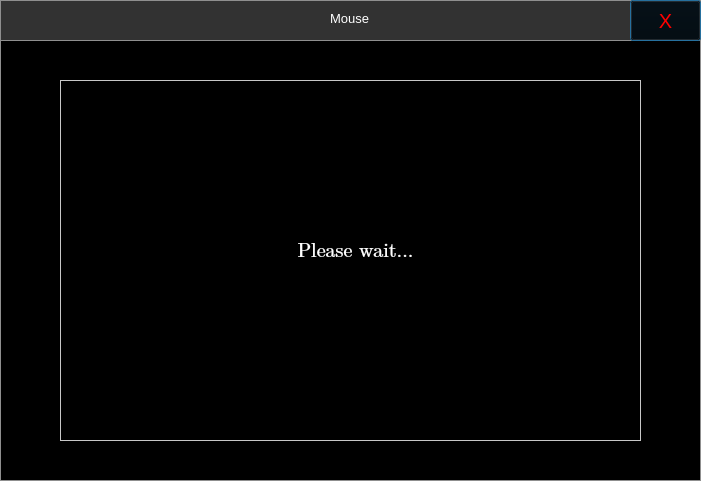
<?xml version="1.0" encoding="UTF-8"?>
<ui version="4.0">
 <class>Mouse</class>
 <widget class="QDialog" name="Mouse">
  <property name="geometry">
   <rect>
    <x>0</x>
    <y>0</y>
    <width>701</width>
    <height>481</height>
   </rect>
  </property>
  <property name="windowTitle">
   <string>Dialog</string>
  </property>
  <widget class="QFrame" name="frame">
   <property name="geometry">
    <rect>
     <x>0</x>
     <y>0</y>
     <width>701</width>
     <height>481</height>
    </rect>
   </property>
   <property name="frameShape">
    <enum>QFrame::StyledPanel</enum>
   </property>
   <property name="frameShadow">
    <enum>QFrame::Raised</enum>
   </property>
   <widget class="QLabel" name="label">
    <property name="geometry">
     <rect>
      <x>0</x>
      <y>0</y>
      <width>701</width>
      <height>41</height>
     </rect>
    </property>
    <property name="styleSheet">
     <string notr="true">background-color: rgb(50, 50, 50);
color: rgb(255, 255, 255);
border:1px solid rgb(143, 143, 143);</string>
    </property>
    <property name="text">
     <string/>
    </property>
   </widget>
   <widget class="QLabel" name="label_2">
    <property name="geometry">
     <rect>
      <x>0</x>
      <y>40</y>
      <width>701</width>
      <height>441</height>
     </rect>
    </property>
    <property name="styleSheet">
     <string notr="true">background-color: rgb(0, 0, 0);
border:1px solid rgb(143, 143, 143);</string>
    </property>
    <property name="text">
     <string/>
    </property>
   </widget>
   <widget class="QLabel" name="label_3">
    <property name="geometry">
     <rect>
      <x>330</x>
      <y>10</y>
      <width>55</width>
      <height>16</height>
     </rect>
    </property>
    <property name="font">
     <font>
      <pointsize>10</pointsize>
     </font>
    </property>
    <property name="styleSheet">
     <string notr="true">background-color:rgba(0, 0, 0, 0);
color: rgb(255, 255, 255);</string>
    </property>
    <property name="text">
     <string>Mouse</string>
    </property>
   </widget>
   <widget class="QPushButton" name="pushButton">
    <property name="geometry">
     <rect>
      <x>630</x>
      <y>0</y>
      <width>71</width>
      <height>41</height>
     </rect>
    </property>
    <property name="font">
     <font>
      <pointsize>15</pointsize>
     </font>
    </property>
    <property name="styleSheet">
     <string notr="true">QPushButton{
	color: rgb(255, 0, 0);
	background-color:rgba(0, 0, 0, 0);
}
QPushButton:hover{
	color:rgb(255, 255, 255);
	background-color:rgb(255, 0, 0);
}</string>
    </property>
    <property name="text">
     <string>X</string>
    </property>
   </widget>
   <widget class="QLabel" name="label_4">
    <property name="geometry">
     <rect>
      <x>60</x>
      <y>80</y>
      <width>581</width>
      <height>361</height>
     </rect>
    </property>
    <property name="styleSheet">
     <string notr="true">background-color:rgba(0, 0, 0, 0);
border:1px solid rgb(200, 200, 200);</string>
    </property>
    <property name="text">
     <string/>
    </property>
   </widget>
   <widget class="QLabel" name="label_5">
    <property name="geometry">
     <rect>
      <x>290</x>
      <y>230</y>
      <width>131</width>
      <height>41</height>
     </rect>
    </property>
    <property name="font">
     <font>
      <family>Cambria Math</family>
      <pointsize>15</pointsize>
     </font>
    </property>
    <property name="styleSheet">
     <string notr="true">color: rgb(255, 255, 255);</string>
    </property>
    <property name="text">
     <string>Please wait...</string>
    </property>
    <property name="alignment">
     <set>Qt::AlignCenter</set>
    </property>
   </widget>
  </widget>
 </widget>
 <resources/>
 <connections/>
</ui>
